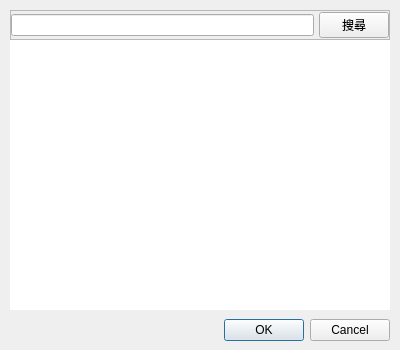
<?xml version="1.0" encoding="UTF-8"?>
<ui version="4.0">
 <class>Dialog</class>
 <widget class="QDialog" name="Dialog">
  <property name="geometry">
   <rect>
    <x>0</x>
    <y>0</y>
    <width>400</width>
    <height>350</height>
   </rect>
  </property>
  <property name="windowTitle">
   <string>Dialog</string>
  </property>
  <layout class="QVBoxLayout" name="verticalLayout">
   <property name="spacing">
    <number>0</number>
   </property>
   <property name="leftMargin">
    <number>10</number>
   </property>
   <property name="topMargin">
    <number>10</number>
   </property>
   <property name="rightMargin">
    <number>10</number>
   </property>
   <property name="bottomMargin">
    <number>0</number>
   </property>
   <item>
    <widget class="QFrame" name="searching_f">
     <property name="minimumSize">
      <size>
       <width>0</width>
       <height>30</height>
      </size>
     </property>
     <property name="maximumSize">
      <size>
       <width>16777215</width>
       <height>30</height>
      </size>
     </property>
     <property name="frameShape">
      <enum>QFrame::Shape::StyledPanel</enum>
     </property>
     <property name="frameShadow">
      <enum>QFrame::Shadow::Raised</enum>
     </property>
     <layout class="QHBoxLayout" name="horizontalLayout">
      <property name="spacing">
       <number>5</number>
      </property>
      <property name="leftMargin">
       <number>0</number>
      </property>
      <property name="topMargin">
       <number>0</number>
      </property>
      <property name="rightMargin">
       <number>0</number>
      </property>
      <property name="bottomMargin">
       <number>0</number>
      </property>
      <item>
       <widget class="QLineEdit" name="searching_editor"/>
      </item>
      <item>
       <widget class="QPushButton" name="searching_b">
        <property name="sizePolicy">
         <sizepolicy hsizetype="Fixed" vsizetype="Fixed">
          <horstretch>0</horstretch>
          <verstretch>0</verstretch>
         </sizepolicy>
        </property>
        <property name="minimumSize">
         <size>
          <width>70</width>
          <height>0</height>
         </size>
        </property>
        <property name="maximumSize">
         <size>
          <width>70</width>
          <height>16777215</height>
         </size>
        </property>
        <property name="text">
         <string>搜尋</string>
        </property>
       </widget>
      </item>
     </layout>
    </widget>
   </item>
   <item>
    <widget class="QTableView" name="station_list">
     <property name="frameShape">
      <enum>QFrame::Shape::NoFrame</enum>
     </property>
     <property name="frameShadow">
      <enum>QFrame::Shadow::Plain</enum>
     </property>
    </widget>
   </item>
   <item>
    <widget class="QDialogButtonBox" name="buttonBox">
     <property name="minimumSize">
      <size>
       <width>0</width>
       <height>40</height>
      </size>
     </property>
     <property name="maximumSize">
      <size>
       <width>16777215</width>
       <height>40</height>
      </size>
     </property>
     <property name="orientation">
      <enum>Qt::Orientation::Horizontal</enum>
     </property>
     <property name="standardButtons">
      <set>QDialogButtonBox::StandardButton::Cancel|QDialogButtonBox::StandardButton::Ok</set>
     </property>
    </widget>
   </item>
  </layout>
 </widget>
 <resources/>
 <connections>
  <connection>
   <sender>buttonBox</sender>
   <signal>accepted()</signal>
   <receiver>Dialog</receiver>
   <slot>accept()</slot>
   <hints>
    <hint type="sourcelabel">
     <x>248</x>
     <y>254</y>
    </hint>
    <hint type="destinationlabel">
     <x>157</x>
     <y>274</y>
    </hint>
   </hints>
  </connection>
  <connection>
   <sender>buttonBox</sender>
   <signal>rejected()</signal>
   <receiver>Dialog</receiver>
   <slot>reject()</slot>
   <hints>
    <hint type="sourcelabel">
     <x>316</x>
     <y>260</y>
    </hint>
    <hint type="destinationlabel">
     <x>286</x>
     <y>274</y>
    </hint>
   </hints>
  </connection>
 </connections>
</ui>
